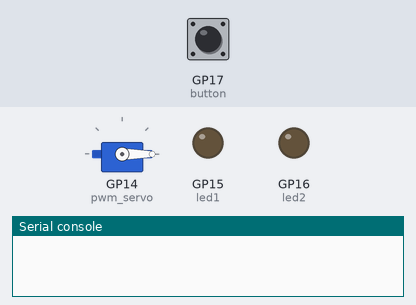
Simulated run of this program. Board: Raspberry Pi Pico running CircuitPython. On the bench: servo, output pins drawn as LEDs (lit = HIGH), the last lines printed to the serial console. Dashed ring = blinking. The test bench sets the inputs (shaded band); at power-on: GP17 (button) LOW.

Above: at 1.2 s.
1.3 s: GP17 (button) pulled HIGH for 0.15 s
At 1.7 s:
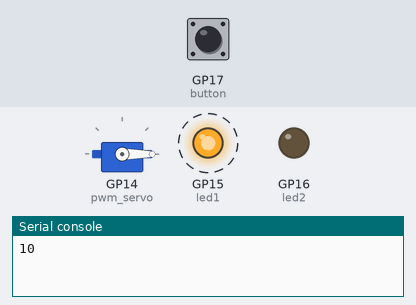
At 11.8 s:
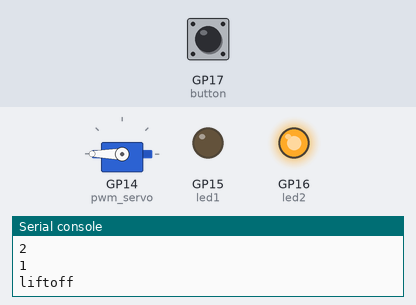
Timing chart, 0 to 12.8 s (numbered marks = the images above; inputs shaded):
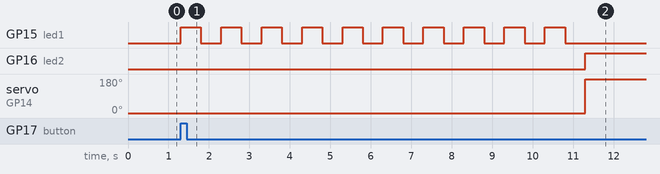

Measured:
- after the input at 1.3 s, GP15 (led1): alternates HIGH for 0.50 s and LOW for 0.50 s, 20 changes in all, then stays LOW, starting at once; GP16 (led2): LOW → HIGH after 10.0 s; servo on GP14 (pwm_servo): 0° → 180° after 10.0 s

The program:

launch_pad_4.py
```python
import time
import digitalio
import board
import pwmio
from adafruit_motor import servo
led1 = digitalio.DigitalInOut(board.GP15)
led1.direction = digitalio.Direction.OUTPUT
led2 = digitalio.DigitalInOut(board.GP16)
led2.direction = digitalio.Direction.OUTPUT
button= digitalio.DigitalInOut(board.GP17)
button.direction = digitalio.Direction.INPUT
button.pull = digitalio.Pull.DOWN
pwm_servo = pwmio.PWMOut(board.GP14, duty_cycle=2 ** 15, frequency=50)
servo1 = servo.Servo(pwm_servo, min_pulse=500, max_pulse=2500)
# tells servo to start at 0
servo1.angle = 0

while True:
    # saying if the button is on run this
    if button.value == True:
        led1.value = True
        # Using reversed()
        for x in reversed(range(1,11)):
        #for x in range(11):\
        #Runs red led 10-1 then at zero will run wile true statment.
            print(x)
            led1.value = True
            time.sleep(.5)
            led1.value = False
            time.sleep(.5)
        # when loop finishes light turns green and be able to turn the survo to 180 degrees
        while True:
            led2.value = True
            print("liftoff")
            servo1.angle = 180
            time.sleep(2)
            
```
